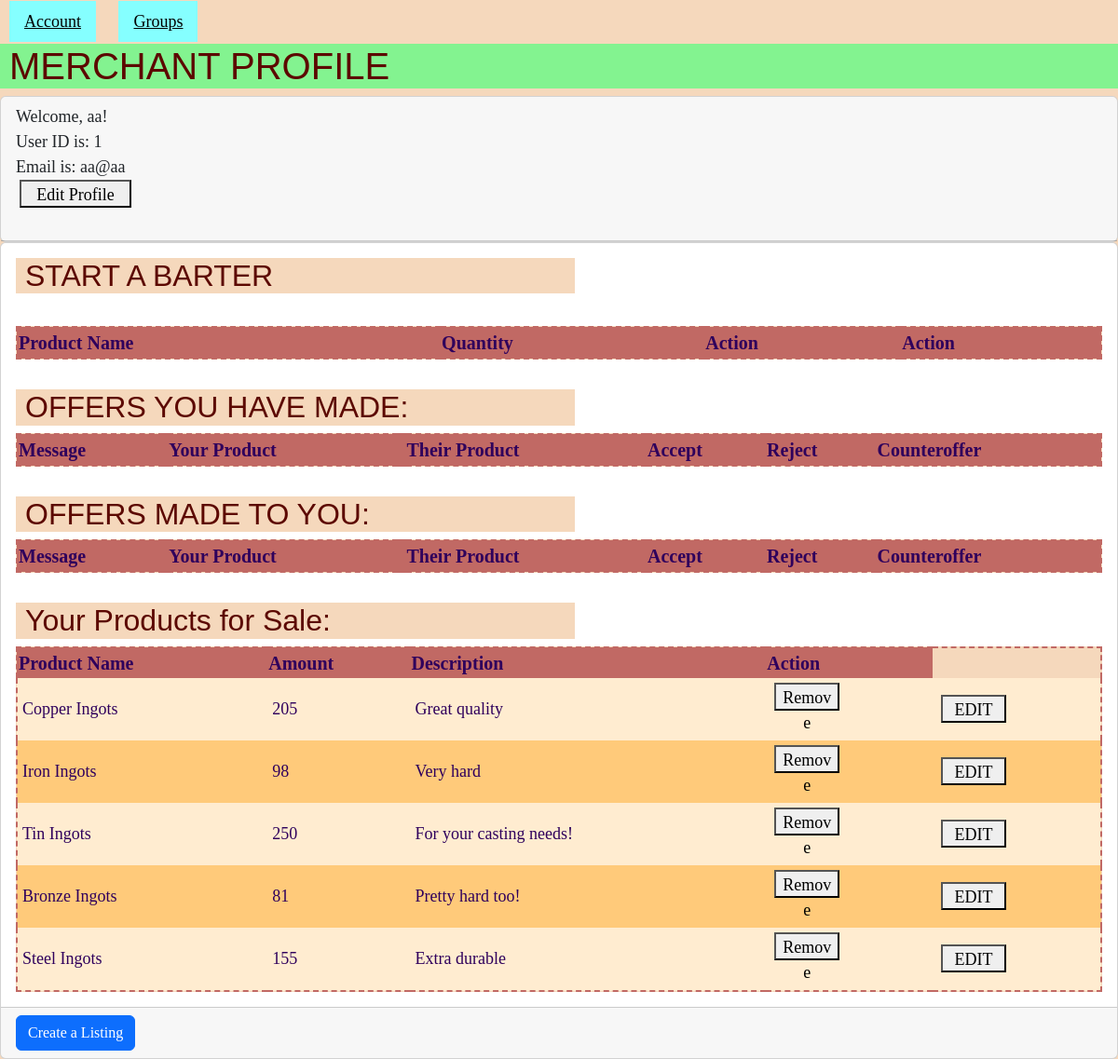
Screenshot of /profile.php (signed in) with the database file from the repository.
### tables this page shows
CREATE TABLE `products` (
  `ProductName` text NOT NULL,
  `ProductID` int(11) NOT NULL,
  `UserID` varchar(255) NOT NULL,
  `Amount` int(11) NOT NULL,
  `Description` text NOT NULL,
  `ImagePath` varchar(255) NOT NULL
);

### profile.php (the view, shortened to what this page needs)
<!DOCTYPE html>
<html>
    <head>
        <link href = "https://cdn.jsdelivr.net/npm/bootstrap@5.2.1/dist/css/bootstrap.min.css" rel = "stylesheet">
        <link href = "styleII.css" rel = "stylesheet">
    </head>
    <body>
        <div class = "topnav" tabindex = "1">
            <a class = "dropbtn">Account</a>
        </div>
        <div class = "topnav" tabindex = "1">
            <a class = "dropbtn">Groups</a>
        </div>
        <h1>MERCHANT PROFILE</h1>
        <div class = "card">
            <div class = "card-header">
                Welcome, <?php echo $_SESSION["Username"] ?>!<br>
                User ID is: <?php echo $_SESSION["UserID"] ?><br>
                Email is: <?php echo $_SESSION["Email"] ?><br>
                <form action="profile_edit.html" method="post">
                        <button style="height:30px; width:120px" input type="submit" name="UserID" value="<?= htmlspecialchars($row['UserID']) ?>">Edit Profile</button></form><br>
            </div>
        </div>
        <div class="card">
            <div class = "card-body">
                <h2>START A BARTER</h2><br>
                <table border="1">
                <tr>
                    <th>Product Name</th>
                    <th>Quantity</th>
                    <th>Action</th>
                    <th>Action</th>
                </tr>
                </table>
            </div>
            <div class = "card-body">
                <h2>OFFERS YOU HAVE MADE:</h2>
                    <table border="1">
                    <tr>
                        <th>Message</th>
                        <th></th>
                        <th>Your Product</th>
                        <th></th>
                        <th></th>
                        <th>Their Product</th>
                        <th>Accept</th>
                        <th>Reject</th>
                        <th>Counteroffer</th>
                    </tr>
                    </table>
            </div>
            <div class = "card-body">
                <h2>OFFERS MADE TO YOU:</h2>
                    <table border="1">
                    <tr>
                        <th>Message</th>
                        <th></th>
                        <th>Your Product</th>
                        <th></th>
                        <th></th>
                        <th>Their Product</th>
                        <th>Accept</th>
                        <th>Reject</th>
                        <th>Counteroffer</th>
                    </tr>
                    </table>
            </div>
            <div class = "card-body">
                <h2>Your Products for Sale: </h2>
                    <?php
                    $_UserID = $_SESSION["UserID"];
                    $conn = mysqli_connect("localhost","root","","caravanserai");
                    $result = mysqli_query($conn,"SELECT * FROM products WHERE UserID='$_UserID' LIMIT 50");
                    $data = $result->fetch_all(MYSQLI_ASSOC);
                    ?>
                    <table border="1">
                    <tr>
                        <th>Product Name</th>
                        <th>Amount</th>
                        <th>Description</th>
                        <th>Action</th>
                    </tr>
                    <?php foreach($data as $row): ?>
                    <tr>
                        <td><?= htmlspecialchars($row['ProductName']) ?></td>
                        <td><?= htmlspecialchars($row['Amount']) ?></td>
                        <td><?= htmlspecialchars($row['Description']) ?></td>
                        <td><form action="remove_product.php" method="post">
                            <button style="height:30px; width:70px" input type="submit" name="ProductID" value="<?= htmlspecialchars($row['ProductID']) ?>">Remove</button></form></td>
                        <td><form action="product_edit_entry.php" method="post">
                            <button style="height:30px; width:70px" input type="submit" name="ProductID" value="<?= htmlspecialchars($row['ProductID']) ?>">EDIT</button></form></td>
                        </tr>
                    <?php endforeach ?>
                    </table>
            </div>
            <div class = "card-footer">
                <button type = "button" class = "btn btn-primary" data-bs-toggle="modal" data-bs-target="#myModal1">
                    Create a Listing
                </button>
            </div>
        </div>
    </body>
</html>

### styleII.css (style rules this page uses)
body { background-color: #f5d8bc; font-size: 18px; font-family:'Book Antiqua', 'Georgia', serif; }
form { padding-left: 4px; }
h1 { font-family:Impact, Haettenschweiler, 'Arial Narrow Bold', sans-serif; background-color: #83f390; color: #5C0800; padding-left:10px; }
h2 { font-family:Impact, Haettenschweiler, 'Arial Narrow Bold', sans-serif; background-color: #f5d8bc; color: #5C0800; width: 50vw; padding-left: 10px; }
a { color: #30fdf3; }
.topnav { display: inline-block; position: relative; outline: none; margin: 10px; }
.dropbtn { padding: 12px 16px; transition: 0.35s ease-out; cursor: pointer; background-color: #85FFFF; color: black; }
table { background-color: #f5d8bc; border-style: dashed; border-color: #c16964; border-width: 2px; padding: 5px; color: #2f005c; width: 100%; }
th { background-color: #c16964; font-size: 20px; }
tr { padding-right:20px; padding-top:3px; padding-bottom:3px; border-width: 0px, 0px, 1px, 0px; border-style: dotted; background-color: #FFCA7A; }
tr:nth-child(even) { background-color: #FFECD0; }
td { padding: 5px; }

### rows the page displays
products: ProductName "Copper Ingots", Amount "205", Description "Great quality", $row['ProductID'] 20 (drawn)
products: ProductName "Iron Ingots", Amount "98", Description "Very hard", $row['ProductID'] 21 (drawn)
products: ProductName "Tin Ingots", Amount "250", Description "For your casting needs!", $row['ProductID'] 22 (drawn)
products: ProductName "Bronze Ingots", Amount "81", Description "Pretty hard too!", $row['ProductID'] 23 (drawn)
products: ProductName "Steel Ingots", Amount "155", Description "Extra durable", $row['ProductID'] 26 (drawn)

### other values shown
$_SESSION["Username"] "aa"
$_SESSION["UserID"] "1"
$_SESSION["Email"] "aa@aa"
